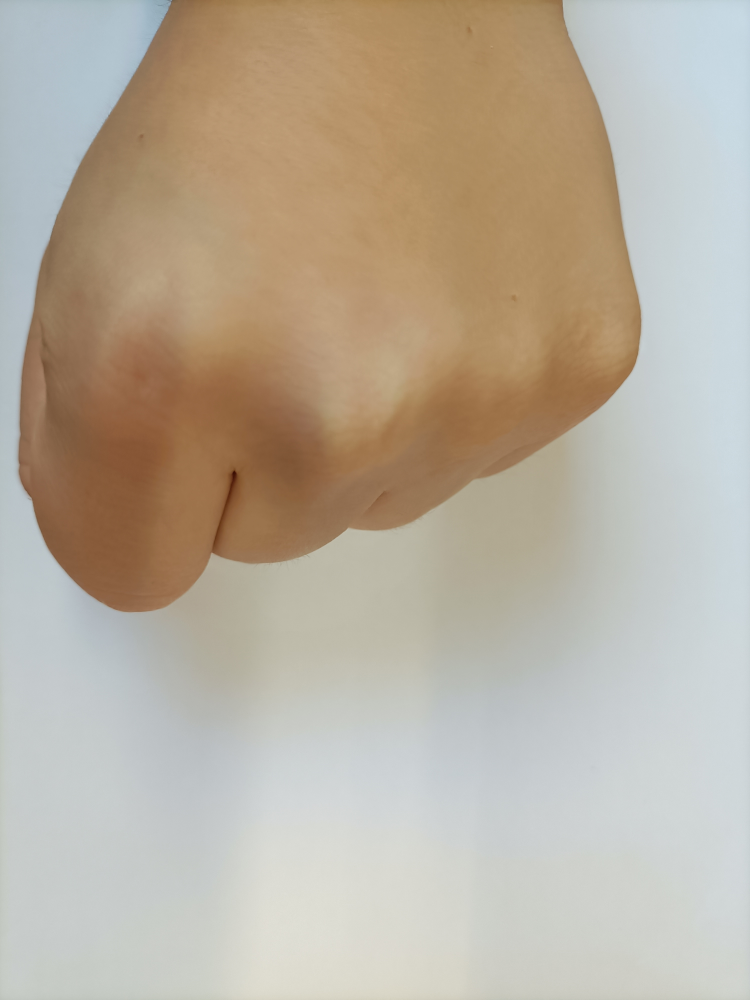
#> input picture IA/Programacion_IA/2_Trimestre/OpenCV/Utilidades/imagenes/Piedra.jpg, 3000 x 4000 px, found by its file name (shown at 1/4 size)
$ jupyter execute --allow-errors Piedra_Papel_Tijera.ipynb
#> lines starting #> are read from the running program, lines starting #| are printed output that depends on the picture; after the words box and inside, x2 and y2 are one past the last pixel; in counts of white or black regions, pixels touching at a corner belong together
[cell 1]
import pathlib

path=str(pathlib.Path().resolve().parent)+"/Imagenes"

[cell 2]
import cv2 as cv
from matplotlib import pyplot as plt

def resize(img,div,div2):
    x = img.shape[0]//div
    y = img.shape[1]//div2
    return cv.resize(img,(x,y))

pi = cv.imread((path+"/Piedra.jpg"))
#> pi is the input picture: shape (4000, 3000, 3); mean B, G, R 158.1, 174.2, 184.9
pa = cv.imread((path+"/Papel.jpg"))
ti = cv.imread((path+"/Tijera.jpg"))
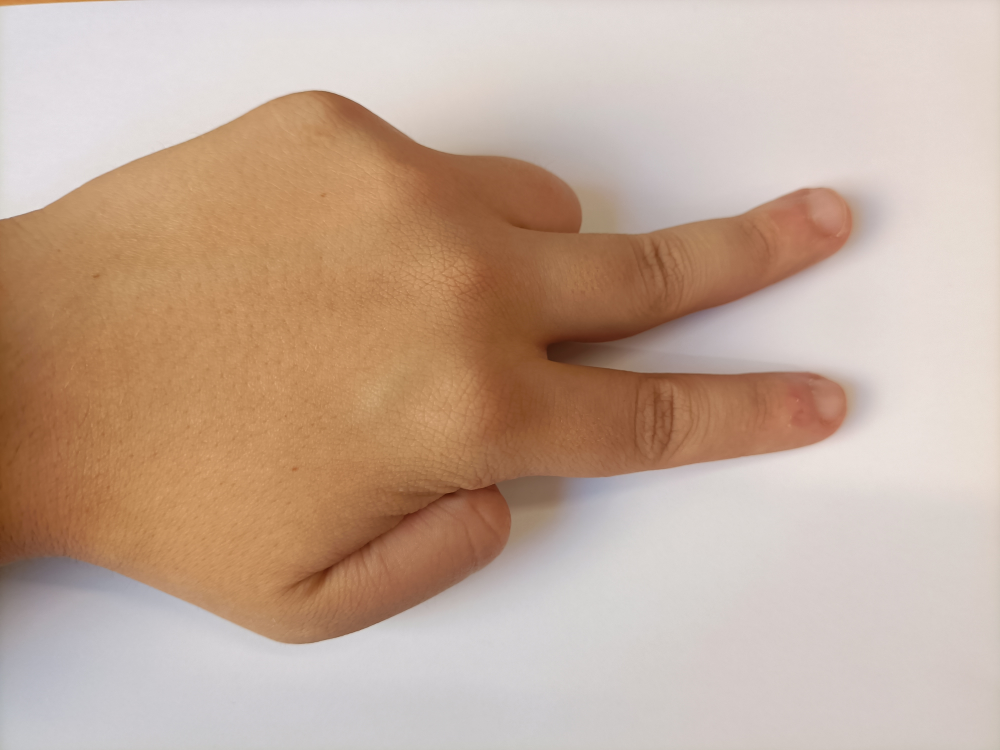
#> input picture IA/Programacion_IA/2_Trimestre/OpenCV/Utilidades/Útil/imagenes/Tijera.jpg, 4000 x 3000 px, found by its file name (shown at 1/4 size)
#> ti is the input picture: shape (3000, 4000, 3); mean B, G, R 153.8, 171, 196.2
pi = pi[:,:,0]
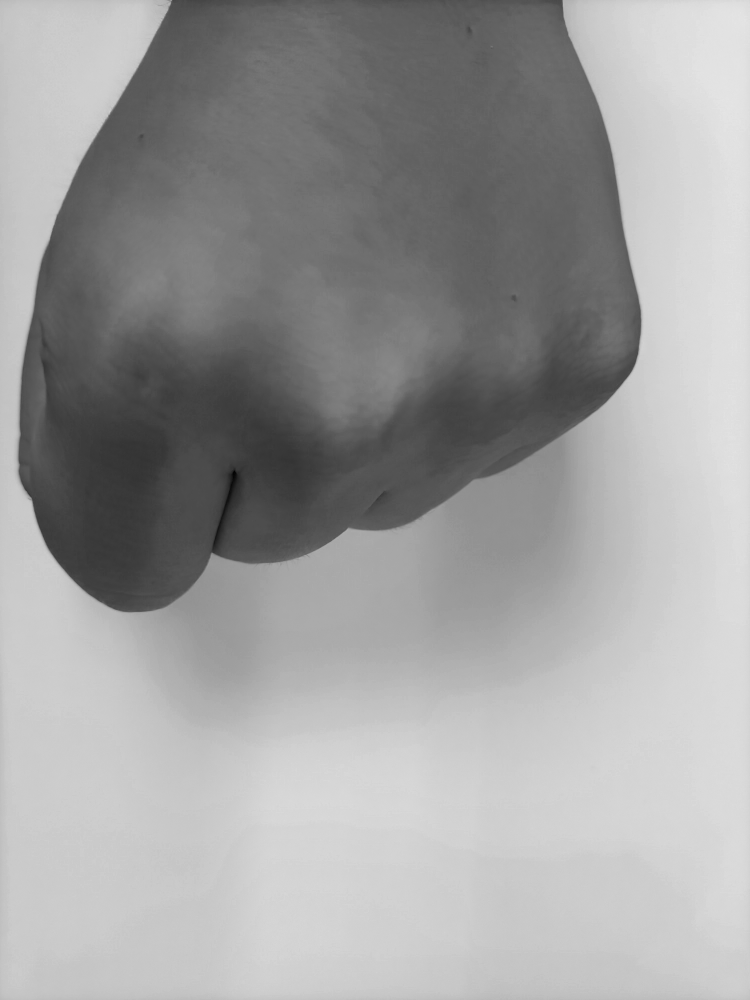
#> pi: shape (4000, 3000) (shown at 1/4 size); min 0, max 233, mean 158.1
#> (the rest of this cell did not finish here and is left out)

[cell 3]
from matplotlib import pyplot as plt
import numpy as np


fig,axs = plt.subplots(1,3)


axs[0].imshow(pi,cmap="gray")
#> (the rest of this cell did not finish here and is left out)

[cell 4]
ret,th1 = cv.threshold(pi,137, 255,cv.THRESH_BINARY_INV)
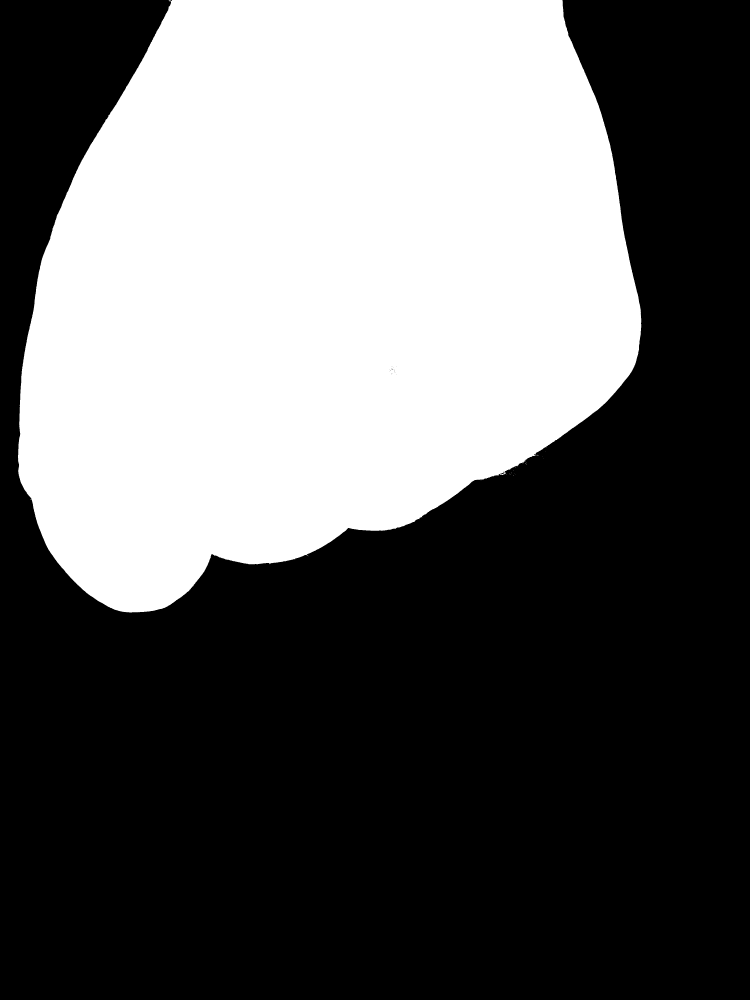
#> th1: shape (4000, 3000) (shown at 1/4 size); 38.8% white; 34 white regions (33 under 20 px), largest, box (x1, y1, x2, y2) and area: (72, 0, 2565, 2450) 4657737
ret,th2 = cv.threshold(pa,157, 255,cv.THRESH_BINARY_INV)
ret,th3 = cv.threshold(ti,147, 255,cv.THRESH_BINARY_INV)
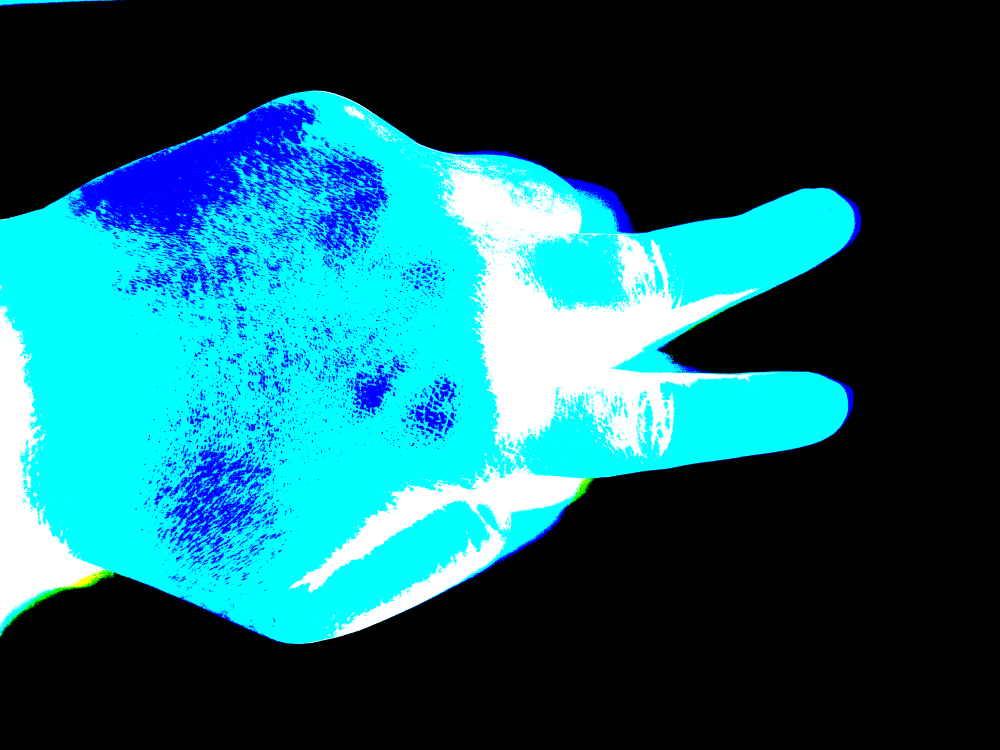
#> th3: shape (3000, 4000, 3) (shown at 1/4 size); mean B, G, R 107.3, 94.8, 20.4

fig,axs = plt.subplots(1,3)
axs[0].imshow(th1,cmap="gray")
#> (the rest of this cell did not finish here and is left out)

[cell 5]
kernel = cv.getStructuringElement(cv.MORPH_ELLIPSE, (7,7))


imgPi = cv.morphologyEx(th1, cv.MORPH_CLOSE, kernel, iterations=1)
#> imgPi: shape (4000, 3000); 38.8% white; 11 white regions (8 under 20 px), largest, box (x1, y1, x2, y2) and area: (72, 0, 2565, 2450) 4658223, (2039, 1892, 2046, 1898) 22, (2102, 1849, 2107, 1858) 20
imgPi = cv.morphologyEx(imgPi, cv.MORPH_OPEN, kernel, iterations=1)
#> imgPi: shape (4000, 3000); 38.8% white; 1 white region

#> (the rest of this cell did not finish here and is left out)

[cell 6]
contornosPi,hPi=cv.findContours(imgPi, cv.RETR_EXTERNAL, cv.CHAIN_APPROX_SIMPLE)
#> contornosPi = 1 contour; box (x1, y1, x2, y2) and area: (72, 0, 2565, 2450) 4654222; hPi = [[-1, -1, -1, -1]]
#> (the rest of this cell did not finish here and is left out)

[cell 7]
ax = plt.subplot()


def dibuja_contorno(axs,contornos,img,frame=None):
    approx=[]
    area=[]
    for contorno in contornos:
        M = cv.moments(contorno)
        if M['m00']:
            cx = int(M['m10']/M['m00'])
            cy = int(M['m01']/M['m00'])
            print(f"Centro: X:{cx} Y:{cy}")
            # BORDE MÁS REDONDEADO SI NO SERÍA YA PONIENDO EL CONTORNO
            perimetro = cv.arcLength(contorno,True)
            approx.append(cv.approxPolyDP(contorno,0.005*perimetro,True))
            area.append(cv.contourArea(contorno))
            hull = cv.convexHull(contorno)
#> this loop made 1 pass
#> (cx, cy, perimetro) on pass 1: (1274, 1137, 8707.3)
#| Centro: X:1274 Y:1137
#> after the loop, approx = 1 contour; box (x1, y1, x2, y2) and area: (82, 0, 2563, 2443) 4584618; area = [4654221.5]
    cv.drawContours(img,approx,-1,(0,255,0),5)
    if axs!=None:
        axs.imshow(img)
    if frame!=None:
        cv.namedWindow("Frame")
        cv.imshow("Frame", frame)
    return sum(area),hull

areaPi,hullPi=dibuja_contorno(ax,contornosPi,pi.copy())
#> areaPi = 4654221.5; hullPi = contour of 108 points, box (x1, y1, x2, y2) (72, 0, 2565, 2450), area 4727320
areaPi
#> Out = 4654221.5
